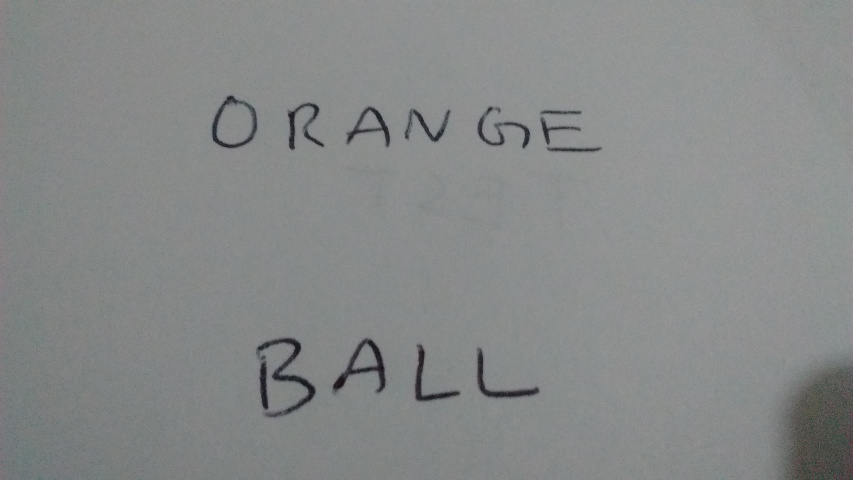
#> input picture Code/Hand-1.jpg, 853 x 480 px
$ python -i binarizeModule.py   (imports and definitions only)   (older library calls are emulated)
#> lines starting #> are read from the running program, lines starting #| are printed output that depends on the picture; after the words box and inside, x2 and y2 are one past the last pixel; in counts of white or black regions, pixels touching at a corner belong together
import cv2
import sys
import scipy.misc

#binarizes image and saves it also
def binarize(imgname):
	#first binarize the image using adaptive thresholding
	#image is taken as the 1st command line argument
	#imgraw = cv2.imread(sys.argv[1],0)
#> called with imgname = 'Hand-1.jpg'
	imgraw = cv2.imread(imgname,0)
#> imgraw: shape (480, 853); min 16, max 157, mean 136.3

	cv2.imshow('Raw Image.',imgraw)
	cv2.waitKey(0)

	#blur to remove noise first
	imgBlurred = cv2.GaussianBlur(imgraw,(5,5),0)
	imgBlurred = cv2.medianBlur(imgBlurred,5)

	imgBlurredThresholded = cv2.adaptiveThreshold(imgBlurred,255,cv2.ADAPTIVE_THRESH_GAUSSIAN_C,cv2.THRESH_BINARY,11,2)
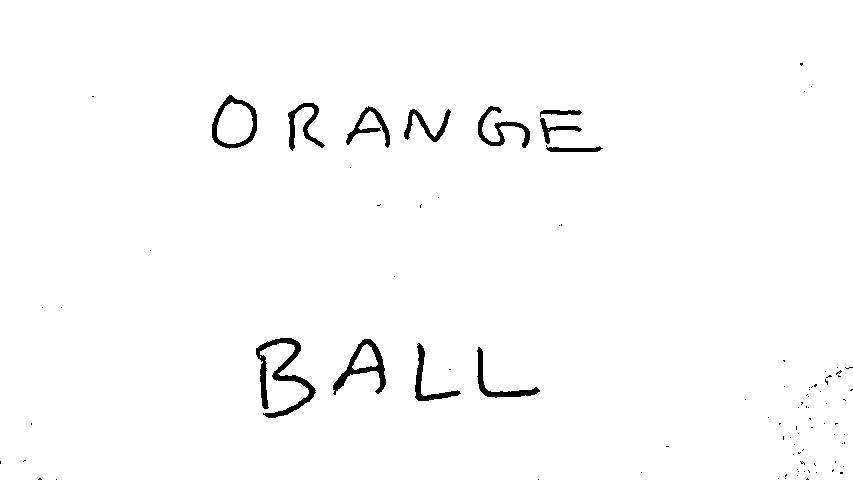
#> imgBlurredThresholded: shape (480, 853); 98.4% white; 93 black regions (81 under 20 px), largest, box (x1, y1, x2, y2) and area: (256, 338, 316, 418) 1281, (333, 339, 386, 395) 805, (212, 95, 257, 149) 652
	scipy.misc.imsave('imageBlurredThresholded.jpg',imgBlurredThresholded)
	cv2.imshow('Image after thresholding and noise removal.',imgBlurredThresholded)
	cv2.waitKey(0)
	return imgBlurredThresholded

>>> result = binarize('Hand-1.jpg')

$ run again, on Code/Hand-2.jpg
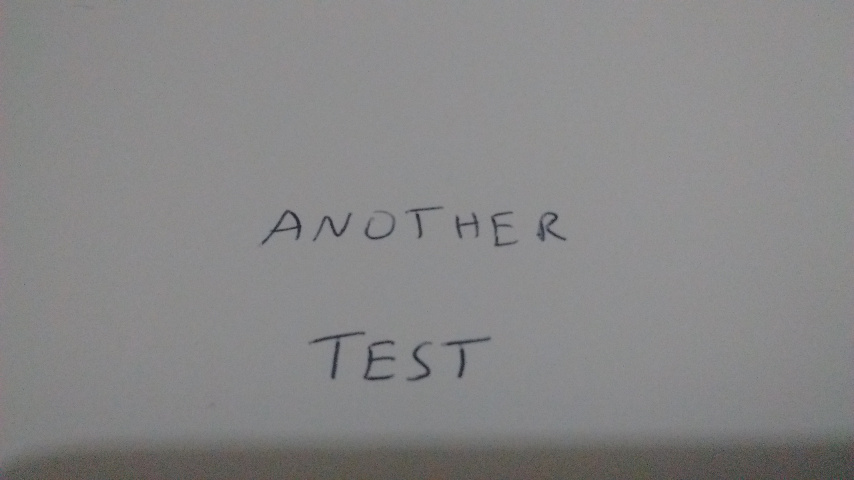
#> input picture Code/Hand-2.jpg, 854 x 480 px
#> in binarize, `imgBlurredThresholded = cv2.adaptiveThreshold(imgBlurred,255,cv2.ADAPT..`:
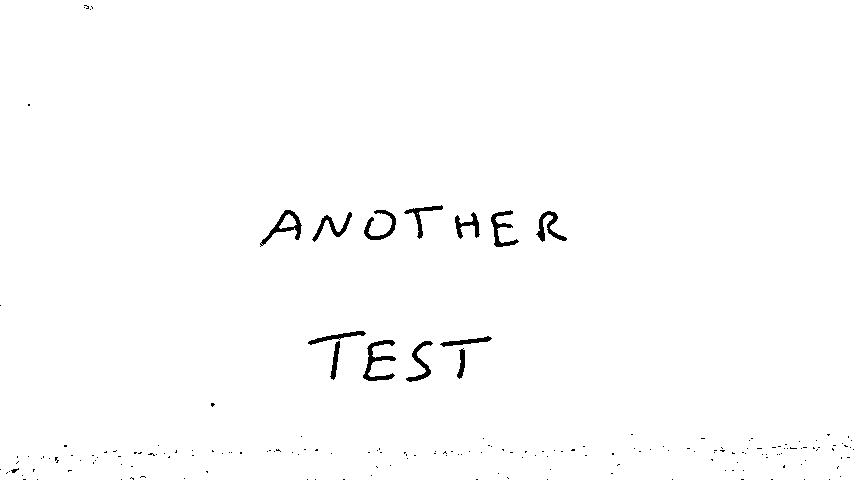
#> imgBlurredThresholded: shape (480, 854); 99% white; 189 black regions (175 under 20 px), largest, box (x1, y1, x2, y2) and area: (363, 340, 396, 381) 464, (260, 210, 302, 247) 384, (491, 210, 519, 247) 340
